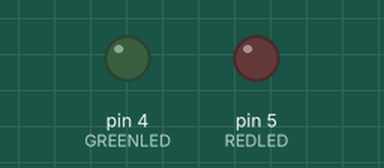
Bench run of a sketch on a simulated Arduino Uno, built with avr-gcc and run on an emulated ATmega328P. Parts: output pins drawn as LEDs (lit = HIGH). What the sketch prints to the serial monitor is not drawn.

Above: at 0.1 s.
At 1.6 s:
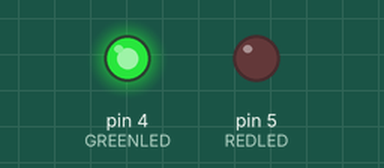
Timing chart, 0 to 3.3 s (numbered marks = the images above):
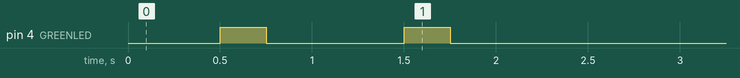

The sketch:

Lab_1_Part_5.ino
```cpp
/*
* A program that iterates over a given array and
* detects whether a pattern has occured. If it has
* occured, the green LED turns on for a short period
* of time. If the program reaches the end of the array
* and there has been no occurences of the pattern,
* then the red LED turns on. The number of occurences
* of the pattern is tracked and printed to the console
* at the end of the program.
*/

// Initializing the Macros for the LED's and the size of the array
#define GREENLED 4
#define REDLED 5
#define ELEMENTS_COUNT 12

// Initializing the array to be checked, the pattern array, and the
// variable for the number of occurences
int gEntries[ELEMENTS_COUNT] = {1, 2, 3, 4, 1, 2, 3, 5, 6, 1, 3, 3};
int gPattern[] = {1, 2, 3};
int gNumberOfOccurences = 0;

void setup()
{
  // Setting LED pins to an output
  pinMode(GREENLED, OUTPUT);
  pinMode(REDLED, OUTPUT);

  // Initializing serial communication and the variable to track where
  // in the pattern we currently are
  Serial.begin(9600);
  int placeInPattern = 0;

  // For loop to itterate over the elements in the array and check for the
  // pattern. If the pattern is found, it increments the placeInPattern variable.
  for (int i = 0; i < ELEMENTS_COUNT; i++)
  {
    if ((gEntries[i] == gPattern[0]) && (placeInPattern == 0))
    {
      placeInPattern++;
    }
    else if ((gEntries[i] == gPattern[1]) && (placeInPattern == 1))
    {
      placeInPattern++;
    }
    else if ((gEntries[i] == gPattern[2]) && (placeInPattern == 2))
    {
      placeInPattern++;
      digitalWrite(GREENLED, HIGH);
      gNumberOfOccurences++;
    }
    else
    {
      // If the pattern is broken, resets the placeholder variable and turns the green LED off
      placeInPattern = 0;
      digitalWrite(GREENLED, LOW);
    }
    delay(250); // A small delay that allows for visualization of the program working


  }
  // Checks if the number of occurences is 0. If so, it turns the red LED off
  if (gNumberOfOccurences == 0)
  {
    digitalWrite(REDLED, HIGH);
  }
  // Prints the number of occurences to the console
  Serial.println(gNumberOfOccurences);
}

void loop()
{

}
```
